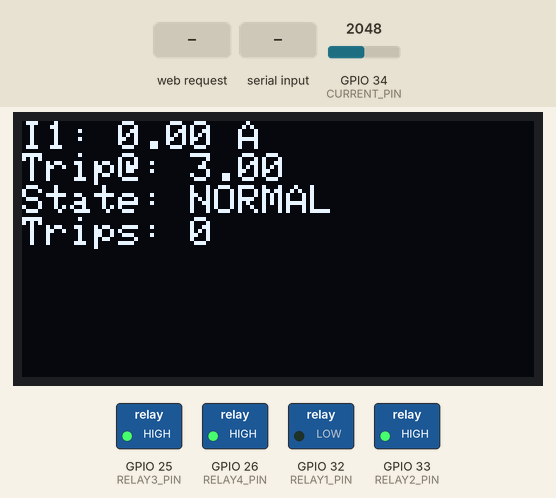
This sketch was run on a simulated ESP32. Parts: 128×64 one-colour display, switched loads named in the sketch (green lamp = pin HIGH). Inputs (shaded band) come from the test bench; at power-on: GPIO 34 (CURRENT_PIN) = 2048. WiFi joins after 1.5 s; servers stay silent unless stated; what the sketch prints to the serial monitor is not drawn.

Above: at 4.3 s.
4.4 s: GPIO 34 (CURRENT_PIN) set to 2675
At 4.65 s:
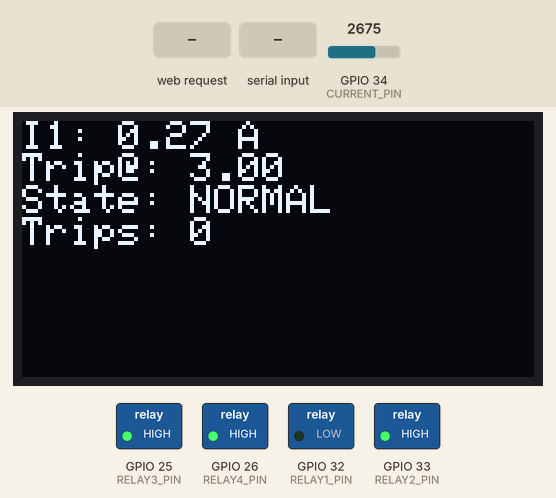
6.0 s: GPIO 34 (CURRENT_PIN) set to 2792
At 8.8 s:
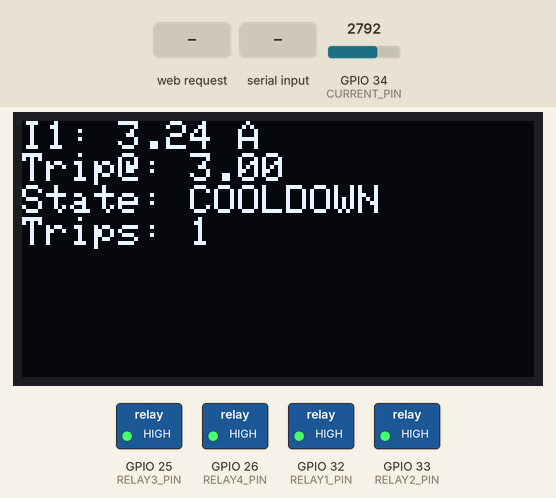
9.0 s: HTTP request GET /reset received
At 9.67 s:
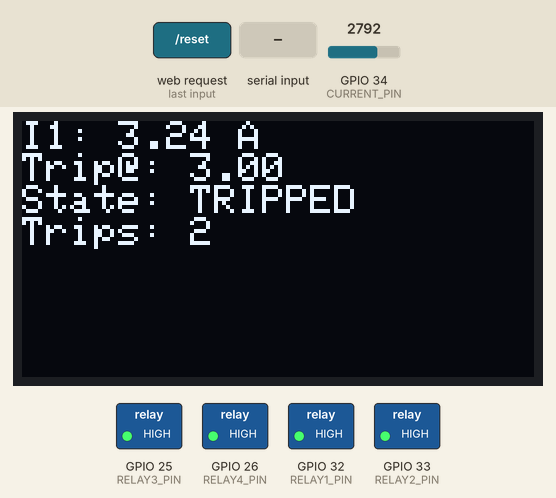
10.6 s: HTTP request GET /relay?ch=1&state=1&value=1 received
At 11.4 s:
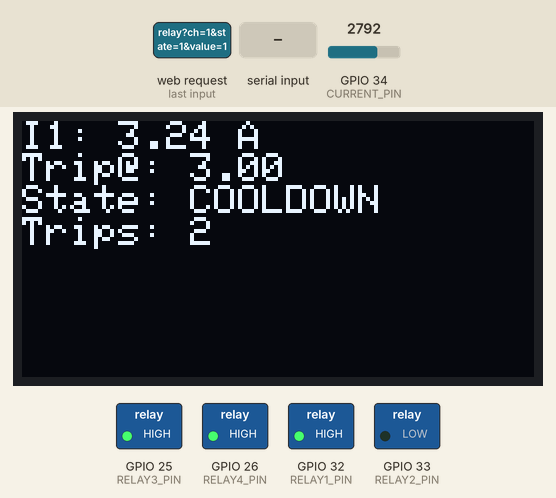
12.3 s: "reset\n" received over Serial
At 12.62 s:
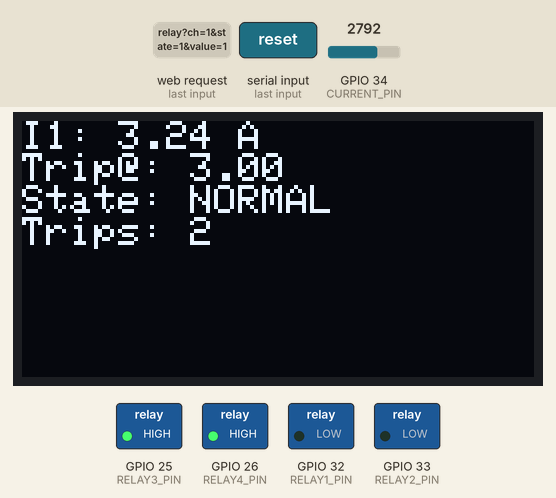
14.5 s: "1\n" received over Serial
At 36.9 s:
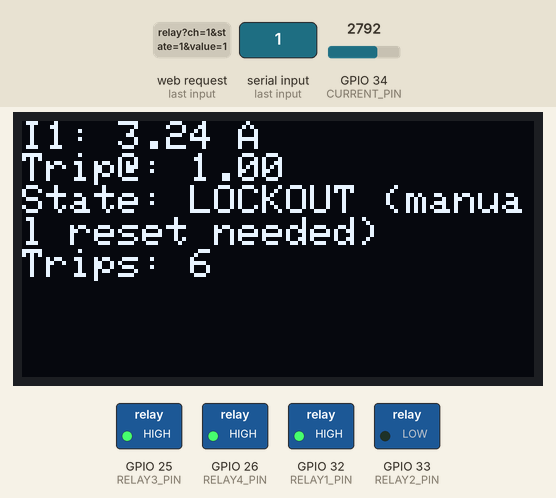
Timing chart, 0 to 37.2 s (numbered marks = the images above; inputs shaded):
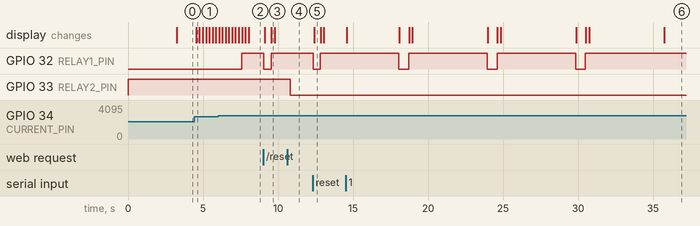

The sketch:

sketch_jul16a.ino
```cpp
#include <Wire.h>
#include <Adafruit_GFX.h>
#include <Adafruit_SSD1306.h>
#include <WiFi.h>
#include <WebServer.h>

// ---------- Pins ----------
#define OLED_SDA    21
#define OLED_SCL    22
#define RELAY1_PIN  32
#define RELAY2_PIN  33
#define RELAY3_PIN  25
#define RELAY4_PIN  26
#define CURRENT_PIN 34
//OLED
#define SCREEN_WIDTH  128
#define SCREEN_HEIGHT 64
Adafruit_SSD1306 display(SCREEN_WIDTH, SCREEN_HEIGHT, &Wire, -1);
//ACS712 DC
const float SENSITIVITY_V_PER_A = 0.185;  // ACS712-5A datasheet value
const float ADC_VREF = 3.3;
const int   ADC_RESOLUTION = 4095;
float g_zeroVoltage = 1.65;  // auto-calibrated in setup()

//Protection thresholds
float g_tripCurrent = 3.0;
const int   TRIP_CONFIRM_COUNT = 3;
const unsigned long COOLDOWN_MS = 5000;
const int   MAX_AUTO_RETRIES    = 3;

enum LoadState { NORMAL, TRIPPED, COOLDOWN, LOCKOUT };
LoadState state = NORMAL;
int overThresholdCount = 0;
int autoRetryCount = 0;
unsigned long cooldownStart = 0;
unsigned long totalTripCount = 0;

//Relay state
bool relayState[4] = {true, false, false, false};
const int relayPins[4] = {RELAY1_PIN, RELAY2_PIN, RELAY3_PIN, RELAY4_PIN};

//Current smoothing
const int SMOOTH_SAMPLES = 10;
float iReadings[SMOOTH_SAMPLES] = {0};
int smoothIndex = 0;
float g_current = 0;

//WiFi with dashboard
const char* WIFI_SSID     = "WIFI_NAME";
const char* WIFI_PASSWORD = "PASSKEY";
WebServer server(80);

String serialBuffer = "";

void setRelay(int index, bool on) {
  relayState[index] = on;
  digitalWrite(relayPins[index], on ? LOW : HIGH);
}

float average(float arr[], int n) {
  float s = 0;
  for (int i = 0; i < n; i++) s += arr[i];
  return s / n;
}

float readRawDCCurrent() {
  const int samples = 200;
  long sum = 0;
  for (int i = 0; i < samples; i++) {
    sum += analogRead(CURRENT_PIN);
    delayMicroseconds(100);
  }
  float avgADC = sum / (float)samples;
  float voltage = avgADC * (ADC_VREF / ADC_RESOLUTION);
  float current = (voltage - g_zeroVoltage) / SENSITIVITY_V_PER_A;
  return current;
}

void calibrateZero() {
  const int samples = 500;
  long sum = 0;
  for (int i = 0; i < samples; i++) {
    sum += analogRead(CURRENT_PIN);
    delayMicroseconds(100);
  }
  float avgADC = sum / (float)samples;
  g_zeroVoltage = avgADC * (ADC_VREF / ADC_RESOLUTION);
  Serial.printf("Zero-current baseline set to %.3f V\n", g_zeroVoltage);
}

const char* stateName() {
  switch (state) {
    case NORMAL:   return "NORMAL";
    case TRIPPED:  return "TRIPPED";
    case COOLDOWN: return "COOLDOWN";
    case LOCKOUT:  return "LOCKOUT (manual reset needed)";
  }
  return "";
}

void handleRoot() {
  String html = "<html><head><meta http-equiv='refresh' content='4'>"
                "<style>body{font-family:sans-serif;background:#111;color:#eee;padding:20px}"
                "h1{color:#4fc3f7}.card{background:#1e1e1e;padding:14px;border-radius:8px;margin-bottom:10px}"
                "button{padding:10px 16px;margin:4px;border-radius:6px;border:none;font-size:14px}"
                "input{padding:8px;border-radius:6px;border:none;width:80px}"
                ".on{background:#4caf50;color:#fff}.off{background:#555;color:#fff}"
                ".warn{background:#b00020}</style></head><body>";
  html += "<h1>Smart DC Load Controller</h1>";
  html += "<div class='card'>Channel 1 current: " + String(g_current, 2) + " A</div>";
  html += "<div class='card'>State: " + String(stateName()) + "</div>";
  html += "<div class='card'>Total trips: " + String(totalTripCount) + "</div>";

  html += "<div class='card'>Trip threshold: <b>" + String(g_tripCurrent, 2) + " A</b><br><br>";
  html += "<form action='/settrip' method='GET'>";
  html += "<input type='number' step='0.1' name='value' placeholder='e.g. 2.5'> ";
  html += "<button class='on' type='submit'>Set</button></form></div>";

  html += "<div class='card'>Zero-current calibration: " + String(g_zeroVoltage, 3) + " V<br><br>";
  html += "<a href='/zero'><button class='off'>Re-zero now (no load!)</button></a></div>";

  if (state == LOCKOUT) {
    html += "<div class='card warn'>LOCKED OUT after repeated trips.</div>";
    html += "<a href='/reset'><button class='on'>Manual Reset</button></a>";
  }

  for (int i = 0; i < 4; i++) {
    html += "<div class='card'>Relay " + String(i + 1) + ": ";
    html += "<a href='/relay?ch=" + String(i) + "&state=1'><button class='on'>ON</button></a>";
    html += "<a href='/relay?ch=" + String(i) + "&state=0'><button class='off'>OFF</button></a>";
    html += relayState[i] ? " (ON)" : " (OFF)";
    html += "</div>";
  }
  html += "</body></html>";
  server.send(200, "text/html", html);
}

void handleRelay() {
  if (server.hasArg("ch") && server.hasArg("state")) {
    int ch = server.arg("ch").toInt();
    bool st = server.arg("state").toInt() == 1;
    if (ch == 0 && state == LOCKOUT && st) {
      server.sendHeader("Location", "/");
      server.send(303);
      return;
    }
    if (ch >= 0 && ch < 4) setRelay(ch, st);
  }
  server.sendHeader("Location", "/");
  server.send(303);
}

void handleSetTrip() {
  if (server.hasArg("value")) {
    float v = server.arg("value").toFloat();
    if (v > 0 && v < 5.0) {
      g_tripCurrent = v;
      Serial.printf("Trip current updated to %.2f A (via web)\n", g_tripCurrent);
    }
  }
  server.sendHeader("Location", "/");
  server.send(303);
}

void handleZero() {
  calibrateZero();
  server.sendHeader("Location", "/");
  server.send(303);
}

void handleReset() {
  state = NORMAL;
  autoRetryCount = 0;
  overThresholdCount = 0;
  setRelay(0, true);
  Serial.println("Manual reset — channel 1 restored, retry counter cleared");
  server.sendHeader("Location", "/");
  server.send(303);
}

void checkSerialCommands() {
  while (Serial.available()) {
    char c = Serial.read();
    if (c == '\n') {
      serialBuffer.trim();
      if (serialBuffer.length() > 0) {
        if (serialBuffer == "reset") {
          state = NORMAL;
          autoRetryCount = 0;
          overThresholdCount = 0;
          setRelay(0, true);
          Serial.println("Manual reset via Serial");
        } else if (serialBuffer == "zero") {
          calibrateZero();
        } else {
          float v = serialBuffer.toFloat();
          if (v > 0 && v < 5.0) {
            g_tripCurrent = v;
            Serial.printf("Trip current updated to %.2f A (via Serial)\n", g_tripCurrent);
          } else {
            Serial.println("Commands: a number (set trip A), 'zero' (recalibrate), 'reset' (clear lockout)");
          }
        }
      }
      serialBuffer = "";
    } else {
      serialBuffer += c;
    }
  }
}

void setup() {
  Serial.begin(115200);
  analogSetAttenuation(ADC_11db);

  for (int i = 0; i < 4; i++) {
    digitalWrite(relayPins[i], HIGH);
    pinMode(relayPins[i], OUTPUT);
  }
  setRelay(0, true);

  Wire.begin(OLED_SDA, OLED_SCL);
  display.begin(SSD1306_SWITCHCAPVCC, 0x3C);
  display.clearDisplay();
  display.setTextColor(SSD1306_WHITE);
  display.setTextSize(1);
  display.setCursor(0, 0);
  display.println("Smart DC Load");
  display.println("Calibrating zero...");
  display.println("(keep load OFF)");
  display.display();

  delay(1500);
  calibrateZero();

  WiFi.begin(WIFI_SSID, WIFI_PASSWORD);
  Serial.print("Connecting to WiFi");
  unsigned long start = millis();
  while (WiFi.status() != WL_CONNECTED && millis() - start < 15000) {
    delay(300);
    Serial.print(".");
  }
  if (WiFi.status() == WL_CONNECTED) {
    Serial.println("\nConnected. IP: " + WiFi.localIP().toString());
  } else {
    Serial.println("\nWiFi failed - continuing offline");
  }

  Serial.println("Commands: number=set trip A, 'zero'=recalibrate, 'reset'=clear lockout");

  server.on("/", handleRoot);
  server.on("/relay", handleRelay);
  server.on("/settrip", handleSetTrip);
  server.on("/zero", handleZero);
  server.on("/reset", handleReset);
  server.begin();
}

void loop() {
  server.handleClient();
  checkSerialCommands();

  float raw = readRawDCCurrent();
  iReadings[smoothIndex] = raw;
  smoothIndex = (smoothIndex + 1) % SMOOTH_SAMPLES;
  g_current = average(iReadings, SMOOTH_SAMPLES);
  if (g_current < 0) g_current = 0;

  switch (state) {

    case NORMAL:
      if (g_current > g_tripCurrent) {
        overThresholdCount++;
        if (overThresholdCount >= TRIP_CONFIRM_COUNT) {
          setRelay(0, false);
          state = TRIPPED;
          totalTripCount++;
          Serial.println("TRIPPED - overcurrent confirmed, relay 1 OFF");
        }
      } else {
        overThresholdCount = 0;
      }
      break;

    case TRIPPED:
      autoRetryCount++;
      cooldownStart = millis();
      state = COOLDOWN;
      Serial.printf("Entering cooldown (%lus)...\n", COOLDOWN_MS / 1000);
      break;

    case COOLDOWN:
      if (millis() - cooldownStart >= COOLDOWN_MS) {
        if (autoRetryCount > MAX_AUTO_RETRIES) {
          state = LOCKOUT;
          Serial.println("LOCKOUT - too many trips, manual reset required");
        } else {
          setRelay(0, true);
          overThresholdCount = 0;
          state = NORMAL;
          Serial.println("Cooldown done - relay 1 re-enabled, watching for fault");
        }
      }
      break;

    case LOCKOUT:
      break;
  }

  display.clearDisplay();
  display.setCursor(0, 0);
  display.print("I1: "); display.print(g_current, 2); display.println(" A");
  display.print("Trip@: "); display.println(g_tripCurrent, 2);
  display.print("State: "); display.println(stateName());
  display.print("Trips: "); display.println(totalTripCount);
  display.display();

  delay(150);
}
```

Measured:
- the behaviour switches between 2736 and 2737 on GPIO 34 (CURRENT_PIN) (found by bisection; images 1 and 2)
- after the input at 4.4 s, the display: changes after 0.15 s (image 1)
- after the input at 6.0 s, GPIO 32 (RELAY1_PIN): LOW → HIGH after 1.6 s
- after the input at 9.0 s, GPIO 32 (RELAY1_PIN): HIGH → LOW after 0.06 s, → HIGH 0.48 s later; the display: first changes after 0.13 s (image 3 shows a later state)
- after the input at 10.6 s, GPIO 33 (RELAY2_PIN): HIGH → LOW after 0.21 s
- after the input at 12.3 s, GPIO 32 (RELAY1_PIN): HIGH → LOW at once, → HIGH 0.48 s later; the display: changes after 0.10 s (image 5)
- what the display in image 5 shows lasts 0.4 s, from 12.4 s to 12.8 s
